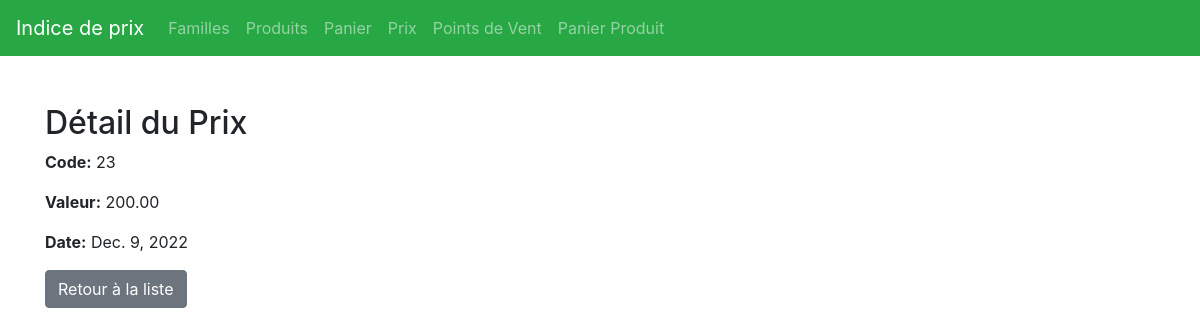
The app's page /prix/1/ with its own data.
### app_22240/models.py (models this page shows, shortened)
class Prix(models.Model):
    code = models.CharField(max_length=50,default=0)
    valeur = models.DecimalField(max_digits=10, decimal_places=2)
    date = models.DateField()

### app_22240/views.py (the view)
# urls.py: path('prix/<int:pk>/', views.PrixDetail.as_view(), name='prix_detail'),
class PrixDetail(DetailView):
    model = Prix

### app_22240/templates/app_22240/prix_detail.html (shortened to what this page needs)
{% extends 'base.html' %}
{% block content %}
<div class="container mt-5">
    <h2>Détail du Prix</h2>
    <p><strong>Code:</strong> {{ prix.code }}</p>
    <p><strong>Valeur:</strong> {{ prix.valeur }}</p>
    <p><strong>Date:</strong> {{ prix.date }}</p>
    <a href="{% url 'prix_list' %}" class="btn btn-secondary">Retour à la liste</a>
</div>
{% endblock %}

### records on screen
Prix: code "23", valeur "200.00", date "Dec. 9, 2022"
